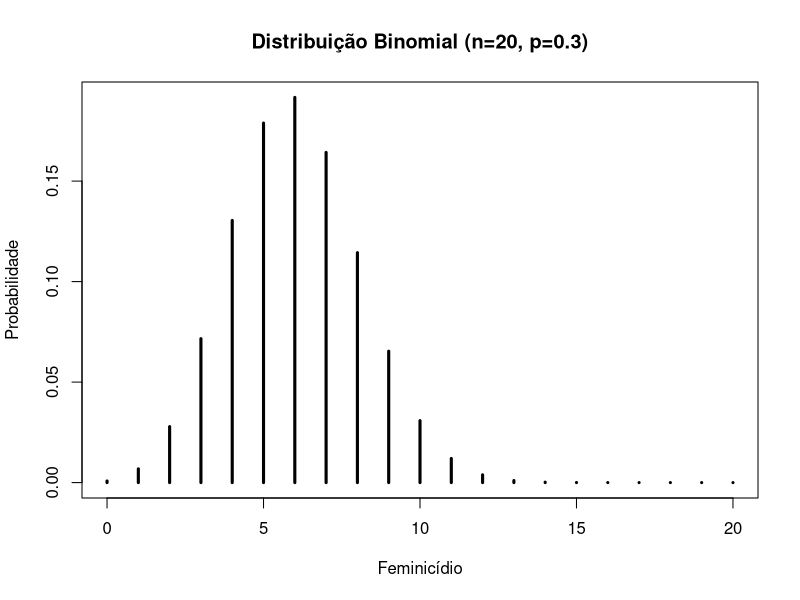
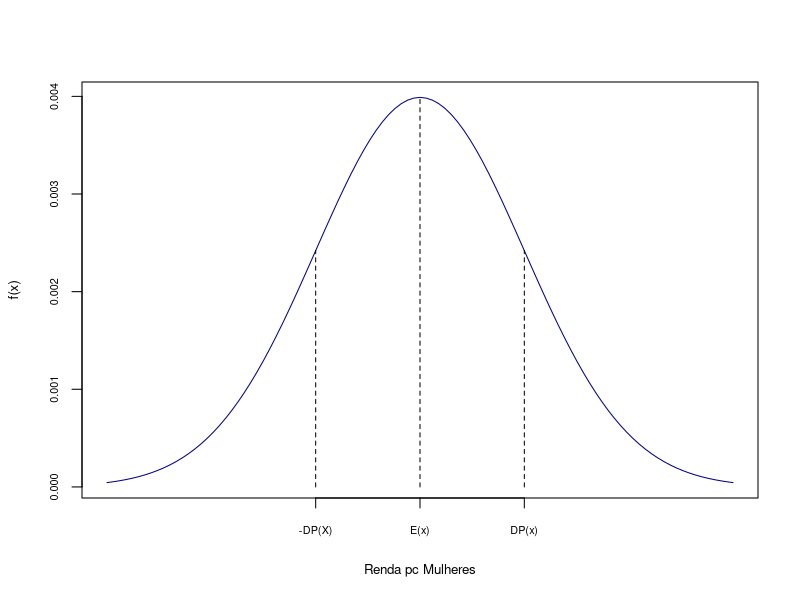
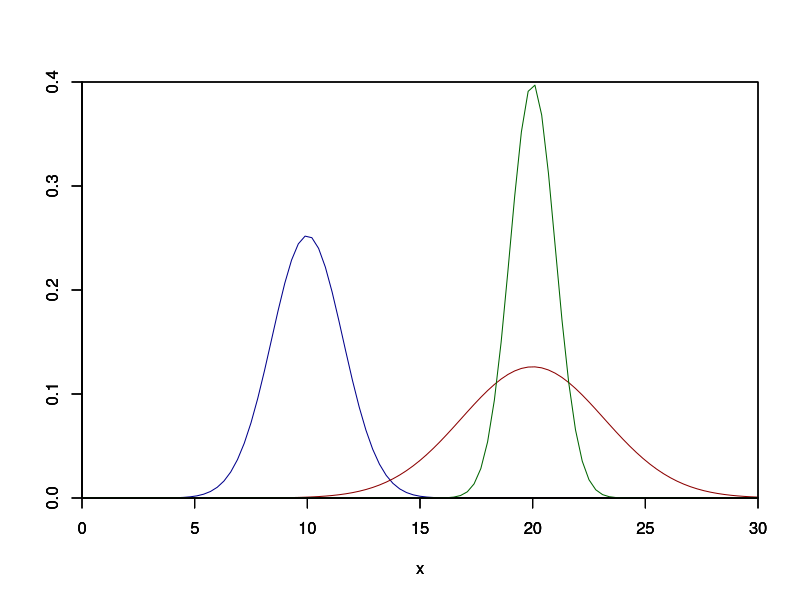
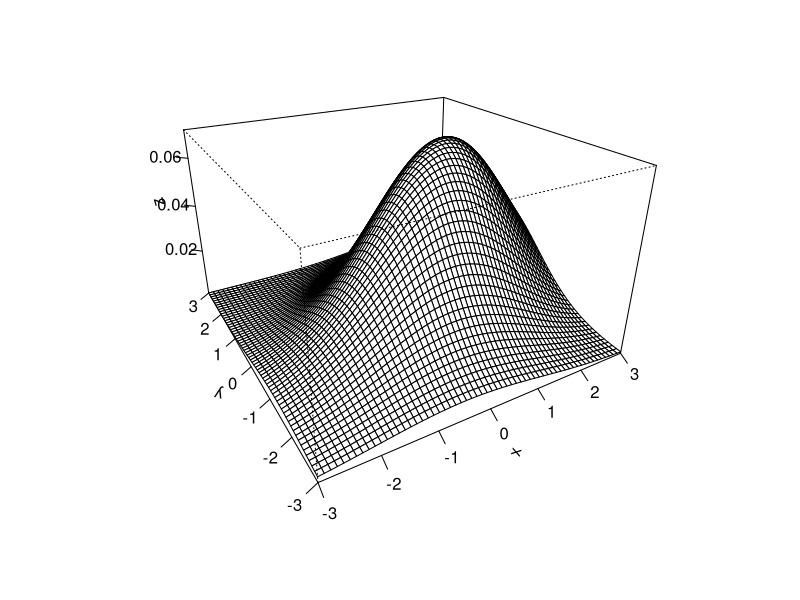
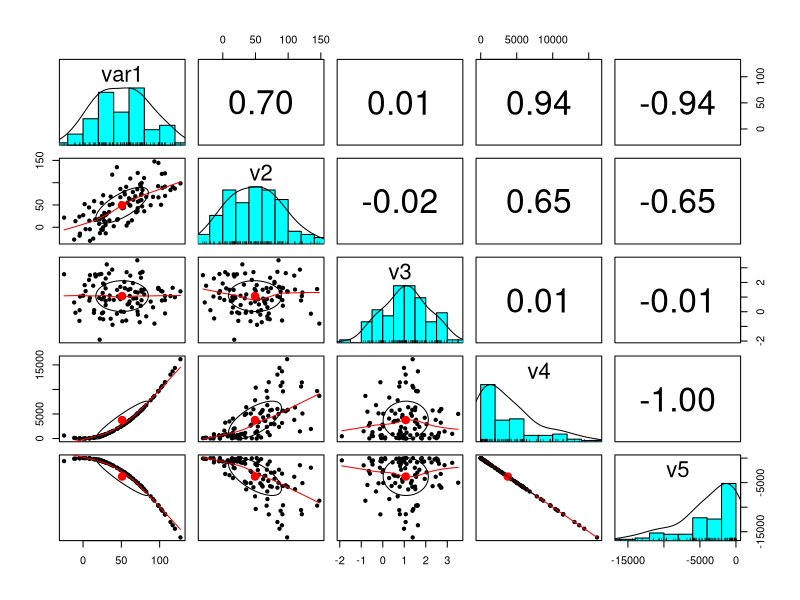

R code for these plots, in order:
## ---- chunk 1
feminicidio <- 0:20

plot(feminicidio,dbinom(feminicidio,size=20,prob=.3),
     type='h',
     main='Distribuição Binomial (n=20, p=0.3)',
     ylab='Probabilidade',
     xlab ='Feminicídio',
     lwd=3)
## ---- chunk 2
rm(list = ls(all.names = TRUE)) #will clear all objects includes hidden objects.
x<-seq(700,1300,1)
fdnorm<-dnorm(x = x, mean = 1000, sd=100)  
fdanorm<-pnorm(q = x, mean = 1000, sd=100)
curve(dnorm(x,1000,100),xlim=c(700,1300),main='',xaxt="n",xlab="Renda pc Mulheres", ylab="f(x)",col="darkblue",cex.axis=0.65, cex.lab=0.8) 
axis(1,at=c(900, 1000, 1100),labels =
       c("-DP(X)","E(x)","DP(x)"),cex.axis=0.65, cex.lab=0.8) 
lines(x=c(1000,1000),y=c(0,fdnorm[x==1000]),lty=2, col="black") 
lines(x=c(1100,1100),y=c(0,fdnorm[x==1100]),lty=2, col="black")
lines(x=c(900,900),y=c(0,fdnorm[x==900]),lty=2, col="black")

## ---- chunk 3
curve(dnorm(x,mean=10,sd=sqrt(2.5)),xlim=c(0,30),ylim=c(0.0,0.4),xaxs="i",yaxs="i",ylab="", col="darkblue") 
par(new=T)
curve(dnorm(x,mean=20,sd=sqrt(10)),xlim=c(0,30),ylim=c(0.0,0.4),xaxs="i",yaxs="i",ylab="", col="darkred") 
par(new=T)
curve(dnorm(x,mean=20,sd=sqrt(1)),xlim=c(0,30),ylim=c(0.0,0.4),xaxs="i",yaxs="i",ylab="", col="darkgreen") 

## ---- chunk 4
library(mnormt)

#Para tornar reproduzível
set.seed(0)

#cCriando a normal bivariada
x     <- seq(-3, 3, 0.1) 
y     <- seq(-3, 3, 0.1)
mu    <- c(1, 0)
sigma <- matrix(c(3, 1, 1, 2), nrow=2)
f     <- function(x, y) dmnorm(cbind(x, y), mu, sigma)
z     <- outer(x, y, f)

#Criando um gráfico de superfície
persp(x, y, z, theta=-30, phi=25, expand=0.6, ticktype='detailed')
## ---- chunk 5
library(psych)
data <- data.frame( var1 = 1:100 + rnorm(100,sd=20), v2 = 1:100 + rnorm(100,sd=27), v3 = rep(1, 100) + rnorm(100, sd = 1)) 
data$v4 = data$var1 ** 2 
data$v5 = -(data$var1 ** 2) 
pairs.panels(data)
